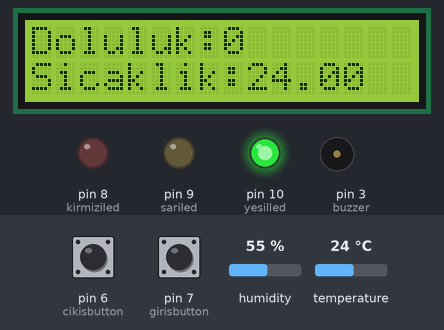
This sketch was run on a simulated Arduino Uno, built with avr-gcc and run on an emulated ATmega328P. Parts: 16×2 character LCD, output pins drawn as LEDs (lit = HIGH), buzzer (waves = sounding, pin HIGH). The inputs (shaded band) are chosen by the test bench; at power-on: pin 6 (cikisbutton) LOW, pin 7 (girisbutton) LOW, humidity 55 %, temperature 24 °C. What the sketch prints to the serial monitor is not drawn.

Above: at 1.2 s.
1.3 s: pin 6 (cikisbutton) pulled HIGH for 0.15 s
At 2.5 s:
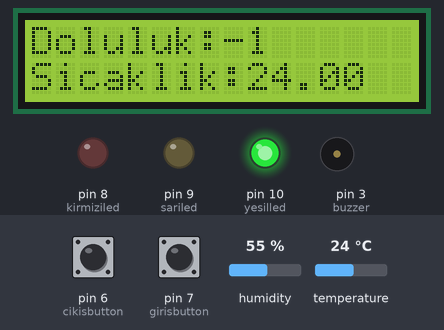
7.5 s: pin 6 (cikisbutton) pulled HIGH for 1 s
At 7.8 s:
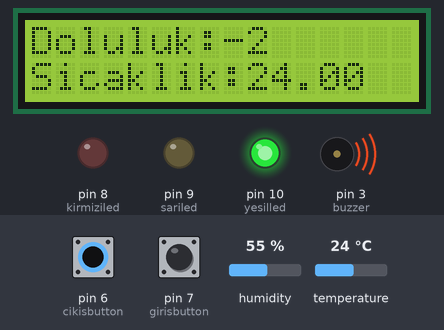
14.5 s: pin 7 (girisbutton) pulled HIGH for 3.2 s
At 14.78 s:
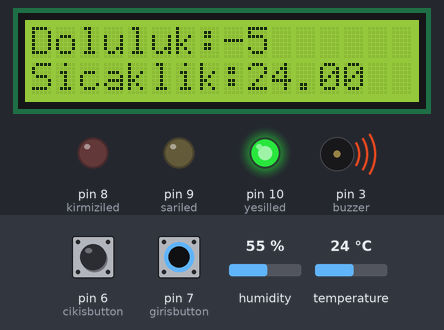
23.7 s: pin 7 (girisbutton) pulled HIGH for 3.2 s
At 27.7 s:
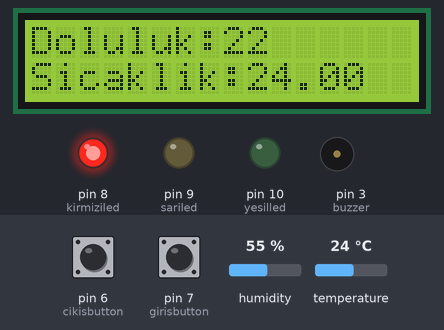
28.4 s: pin 7 (girisbutton) pulled HIGH for 0.15 s
At 29.8 s:
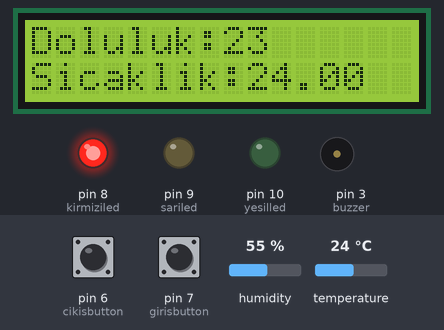
34.6 s: pin 6 (cikisbutton) pulled HIGH for 0.15 s
At 35.7 s:
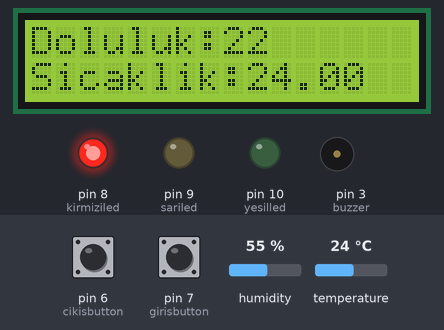
Timing chart, 0 to 37.6 s (numbered marks = the images above; inputs shaded):
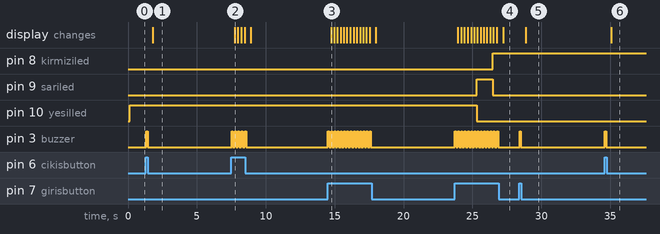

Measured:
- after the input at 1.3 s, pin 3 (buzzer): LOW → HIGH at once, → LOW 0.10 s later; the display: changes after 0.48 s (image 1)
- after the input at 7.5 s, pin 3 (buzzer): alternates HIGH for 0.10 s and LOW for 0.13 s, 10 changes in all, then stays LOW, starting at once; the display: changes after 0.25 s (image 2)
- after the input at 14.5 s, pin 3 (buzzer): alternates HIGH for 0.10 s and LOW for 0.13 s, 28 changes in all, then stays LOW, starting at once; the display: changes after 0.24 s (image 3)
- after the input at 23.7 s, pin 8 (kirmiziled): LOW → HIGH after 2.8 s; pin 9 (sariled): LOW → HIGH after 1.6 s, → LOW 1.2 s later
- after the input at 28.4 s, pin 3 (buzzer): LOW → HIGH at once, → LOW 0.10 s later; the display: changes after 0.47 s (image 5)
- after the input at 34.6 s, pin 3 (buzzer): LOW → HIGH at once, → LOW 0.10 s later; the display: changes after 0.46 s (image 6)

The sketch:

Final3.ino
```cpp
#include <LiquidCrystal_I2C.h>
#include <Wire.h>
#include <DHT.h>

const int girisbutton = 7;
const int cikisbutton = 6;

const int yesilled = 10;
const int sariled = 9;
const int kirmiziled = 8;
const int dht11 =2;
const int buzzer =3;

int buttonDurum1 = 0;
int buttonDurum2 = 0;
int sayici = 0;

LiquidCrystal_I2C lcd(0x27, 16, 2);
DHT dht(dht11, DHT11);

void setup()
{
  lcd.begin();
  lcd.backlight();
  Serial.begin(9600);

  pinMode(yesilled, OUTPUT);
  pinMode(kirmiziled, OUTPUT);
  pinMode(sariled, OUTPUT);
  pinMode(buzzer,OUTPUT);
  pinMode(girisbutton, INPUT);
  pinMode(cikisbutton, INPUT);

}

void loop()
{
  float sicaklik = dht.readTemperature();
  lcd.home();
  lcd.clear();
  lcd.setCursor(0, 1);
  lcd.print("Sicaklik:");
  lcd.print(sicaklik);
  lcd.setCursor(9, 1);

  lcd.setCursor(0,0);
  lcd.print("Doluluk:");
  lcd.print(sayici);
  lcd.setCursor(10,0);

  buttonDurum1 = digitalRead(girisbutton);
  buttonDurum2 = digitalRead(cikisbutton);

  if (buttonDurum1 == HIGH) {
    sayici += 1;
    digitalWrite(buzzer,HIGH);
    delay(100);
    digitalWrite(buzzer,LOW);
    delay(100);
    Serial.println(sayici);

  }else if (buttonDurum2 == HIGH) {
    sayici -= 1;
    digitalWrite(buzzer,HIGH);
    delay(100);
    digitalWrite(buzzer,LOW);
    delay(100);
    Serial.println(sayici);
  }
  if (sayici < 14) {
    digitalWrite(yesilled, HIGH);
    digitalWrite(kirmiziled, LOW);
    digitalWrite(sariled, LOW);
  }
  else if (sayici == 15) {
    digitalWrite(sariled, HIGH);
    digitalWrite(yesilled, LOW);
    digitalWrite(kirmiziled, LOW);
  }
  else if(sayici == 20){
    digitalWrite(kirmiziled, HIGH);
    digitalWrite(sariled, LOW);
    digitalWrite(yesilled, LOW);
    lcd.setCursor(10,0);
    lcd.print("YerYOK");
    lcd.setCursor(16,0);
   }
}
```
